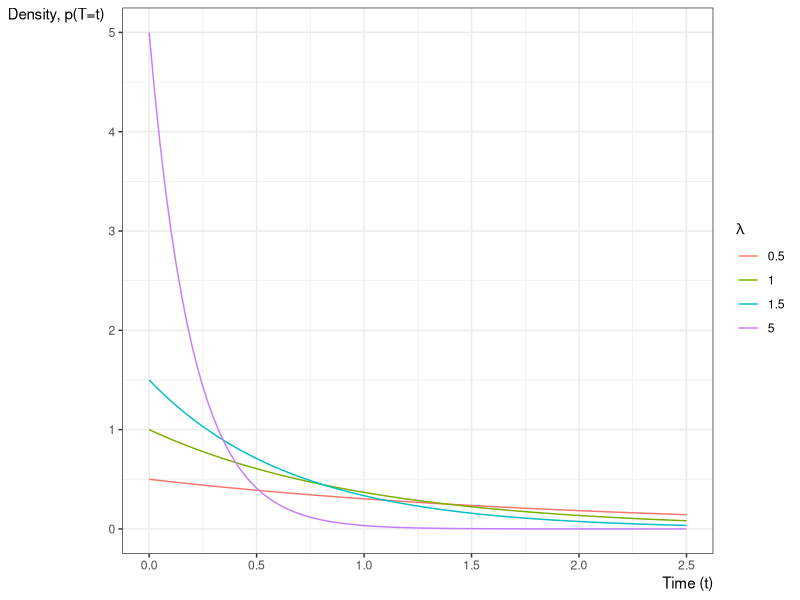

Here is the R script that generated this plot:
## ---- chunk 1
library(ggplot2)
ggplot() +
  geom_function(
    aes(col = "0.5"),
    fun = \(x) dexp(x, rate = 0.5)
  ) +
  geom_function(
    aes(col = "1"),
    fun = \(x) dexp(x, rate = 1)
  ) +
  geom_function(
    aes(col = "1.5"),
    fun = \(x) dexp(x, rate = 1.5)
  ) +
  geom_function(
    aes(col = "5"),
    fun = \(x) dexp(x, rate = 5)
  ) +
  theme_bw() +
  ylab("Density, p(T=t)") +
  guides(col = guide_legend(title = expr(lambda))) +
  xlab("Time (t)") +
  xlim(0, 2.5) +
  theme(
    axis.title.x =
      element_text(
        angle = 0,
        vjust = 1,
        hjust = 1
      ),
    axis.title.y =
      element_text(
        angle = 0,
        vjust = 1,
        hjust = 1
      )
  )
